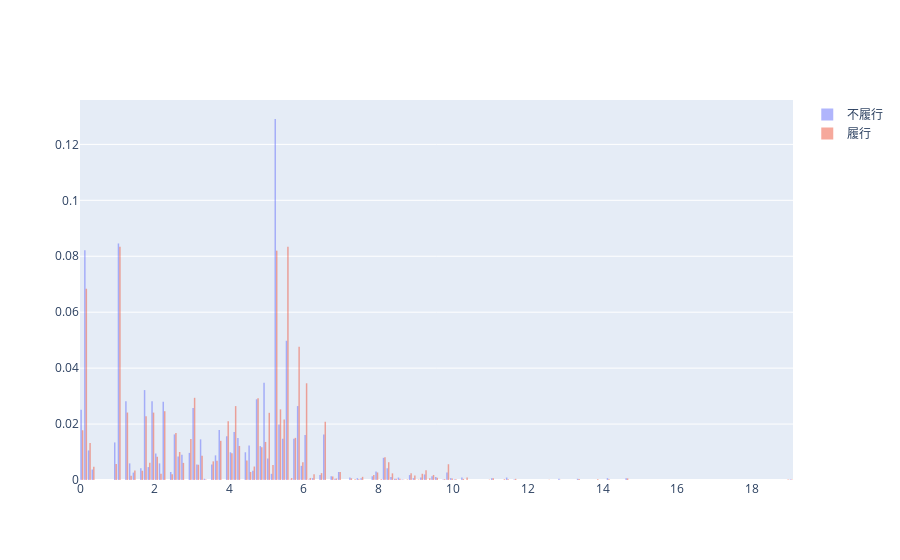

Source (notebook cell):
### Code cell
fig = go.Figure()
mean_0 = train_data[train_data["MIS_Status"]==0]["Disbursement_Fedfunds"].mean()
mean_1 = train_data[train_data["MIS_Status"]==1]["Disbursement_Fedfunds"].mean()
print(f"不履行平均： {mean_0}")
print(f"履行平均： {mean_1}")
fig.add_trace(go.Histogram(x=train_data[train_data["MIS_Status"]==0]["Disbursement_Fedfunds"], histnorm='probability', opacity=0.5, name="不履行"))
fig.add_trace(go.Histogram(x=train_data[train_data["MIS_Status"]==1]["Disbursement_Fedfunds"], histnorm='probability', opacity=0.5, name="履行"))
fig.show()

### Figure 1 — Plotly figure (JSON) as saved in the notebook; plotly's stock layout.template omitted (floating-point values rounded to 4 significant figures; data arrays with more than 128 entries replaced by an {"elided": "..."} marker saying what was removed)
{"data": [{"histnorm": "probability", "name": "不履行", "opacity": 0.5, "type": "histogram", "x": {"elided": "4540 float values"}}, {"histnorm": "probability", "name": "履行", "opacity": 0.5, "type": "histogram", "x": {"elided": "37767 float values"}}], "layout": {"autosize": true, "xaxis": {"autorange": true, "range": [1.069e-15, 19.1], "type": "linear"}, "yaxis": {"autorange": true, "range": [0, 0.1359]}}}
